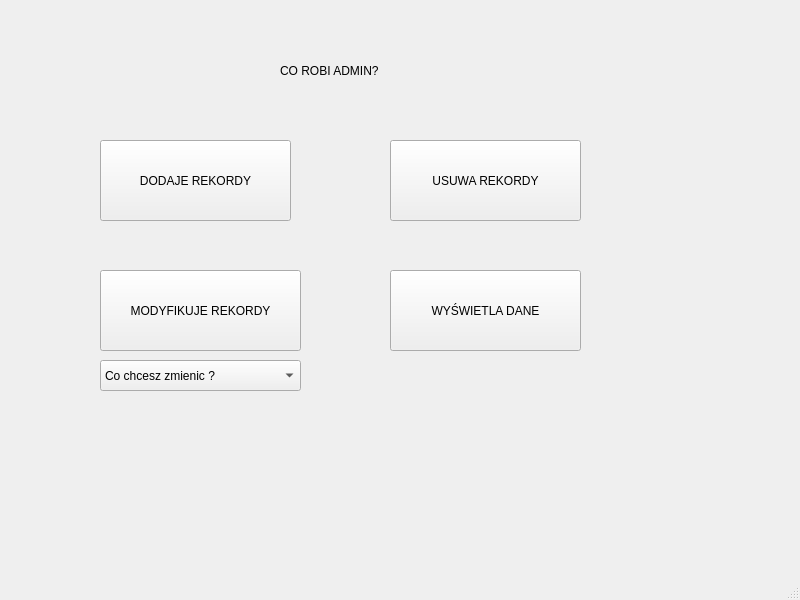
<?xml version="1.0" encoding="UTF-8"?>
<ui version="4.0">
 <class>MainWindow</class>
 <widget class="QMainWindow" name="MainWindow">
  <property name="geometry">
   <rect>
    <x>0</x>
    <y>0</y>
    <width>800</width>
    <height>600</height>
   </rect>
  </property>
  <property name="windowTitle">
   <string>MainWindow</string>
  </property>
  <widget class="QWidget" name="centralwidget">
   <widget class="QLabel" name="label">
    <property name="geometry">
     <rect>
      <x>280</x>
      <y>40</y>
      <width>151</width>
      <height>61</height>
     </rect>
    </property>
    <property name="text">
     <string>CO ROBI ADMIN?</string>
    </property>
   </widget>
   <widget class="QPushButton" name="pushButton_3">
    <property name="geometry">
     <rect>
      <x>100</x>
      <y>270</y>
      <width>201</width>
      <height>81</height>
     </rect>
    </property>
    <property name="text">
     <string>MODYFIKUJE REKORDY</string>
    </property>
   </widget>
   <widget class="QPushButton" name="pushButton">
    <property name="geometry">
     <rect>
      <x>100</x>
      <y>140</y>
      <width>191</width>
      <height>81</height>
     </rect>
    </property>
    <property name="text">
     <string>DODAJE REKORDY</string>
    </property>
   </widget>
   <widget class="QPushButton" name="pushButton_2">
    <property name="geometry">
     <rect>
      <x>390</x>
      <y>140</y>
      <width>191</width>
      <height>81</height>
     </rect>
    </property>
    <property name="text">
     <string>USUWA REKORDY</string>
    </property>
   </widget>
   <widget class="QPushButton" name="pushButton_4">
    <property name="geometry">
     <rect>
      <x>390</x>
      <y>270</y>
      <width>191</width>
      <height>81</height>
     </rect>
    </property>
    <property name="text">
     <string>WYŚWIETLA DANE</string>
    </property>
   </widget>
   <widget class="QComboBox" name="comboBox">
    <property name="geometry">
     <rect>
      <x>100</x>
      <y>360</y>
      <width>201</width>
      <height>31</height>
     </rect>
    </property>
    <item>
     <property name="text">
      <string>Co chcesz zmienic ?</string>
     </property>
    </item>
    <item>
     <property name="text">
      <string>GRACZ</string>
     </property>
    </item>
    <item>
     <property name="text">
      <string>SEZON</string>
     </property>
    </item>
    <item>
     <property name="text">
      <string>LIGA</string>
     </property>
    </item>
    <item>
     <property name="text">
      <string>SZCZEBEL_ROZGRYWEK</string>
     </property>
    </item>
    <item>
     <property name="text">
      <string>SEZON_LIGA</string>
     </property>
    </item>
    <item>
     <property name="text">
      <string>KOLEJKA_ROZGRYWEK</string>
     </property>
    </item>
    <item>
     <property name="text">
      <string>DRUZYNA</string>
     </property>
    </item>
    <item>
     <property name="text">
      <string>DRUZYNA_SZCZEBEL</string>
     </property>
    </item>
    <item>
     <property name="text">
      <string>GRACZ_DRUZYNA</string>
     </property>
    </item>
    <item>
     <property name="text">
      <string>MECZ</string>
     </property>
    </item>
   </widget>
  </widget>
  <widget class="QMenuBar" name="menubar">
   <property name="geometry">
    <rect>
     <x>0</x>
     <y>0</y>
     <width>800</width>
     <height>22</height>
    </rect>
   </property>
  </widget>
  <widget class="QStatusBar" name="statusbar"/>
 </widget>
 <resources/>
 <connections/>
</ui>
